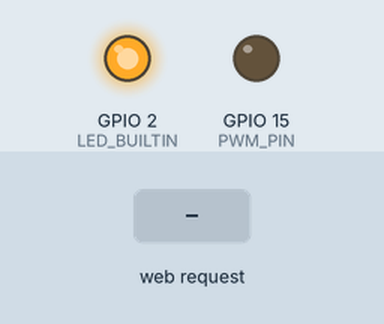
Simulated run of this sketch. Board: ESP32. Shown: output pins drawn as LEDs (lit = HIGH). Inputs (shaded band) come from the test bench. WiFi joins after 1.5 s; servers stay silent unless stated; storage starts empty; what the sketch prints to the serial monitor is not drawn.

Above: at 2.7 s.
2.8 s: HTTP request GET /sw?led=on received
At 3.7 s:
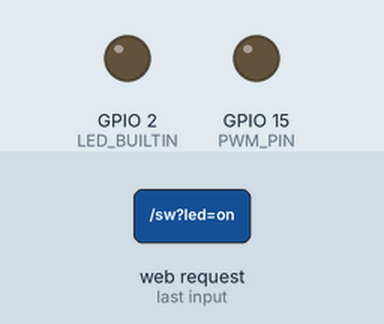
4.3 s: HTTP request GET /pwm?val=120 received
At 4.8 s:
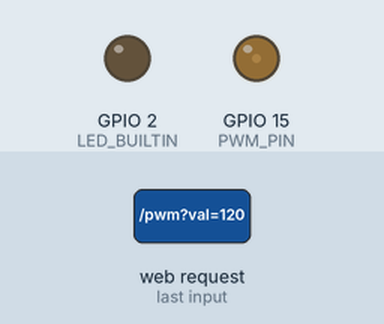
5.8 s: HTTP request GET /sw?led=off received
At 7.2 s:
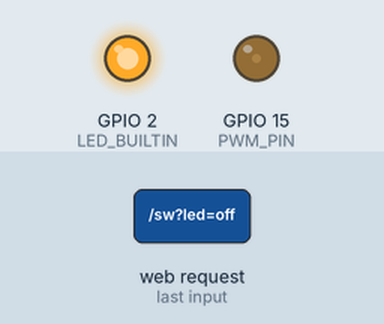
Timing chart, 0 to 8.8 s (numbered marks = the images above; inputs shaded):
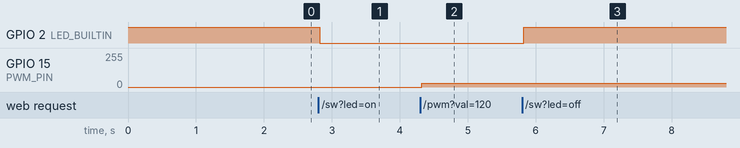

The sketch:

doy6-6.ino
```cpp
#include <WiFi.h>
#include <ESPAsyncWebServer.h>
#include <SPIFFS.h>
#define BITS 10
#define PWM_PIN 15

String pwm_val;

const char* ssid = "Wi-Fi網路名稱";
const char* password = "網路密碼";

AsyncWebServer server(80);

void setup() {
  Serial.begin(115200);
  pinMode(LED_BUILTIN, OUTPUT);
  digitalWrite(LED_BUILTIN, HIGH);
  // 設定PWM
  pinMode(PWM_PIN, OUTPUT);
  analogSetAttenuation(ADC_11db);  // 設定類比輸入電壓上限3.6V
  analogSetWidth(BITS);            // 取樣設成10位元

#if ESP_ARDUINO_VERSION >= ESP_ARDUINO_VERSION_VAL(3, 0, 0)
  ledcAttachChannel(PWM_PIN, 5000, BITS, 0);  // 接腳, 頻率, 解析度, 通道
#else
  ledcSetup(0, 5000, BITS);   // PWM預設為20KHz，10位元解析度。
  ledcAttachPin(PWM_PIN, 0);
#endif

  if (!SPIFFS.begin(true)) {
    Serial.println("掛載SPIFFS分區出錯啦～");
    return;
  }

  WiFi.mode(WIFI_STA);
  WiFi.begin(ssid, password);
  Serial.println("");

  while (WiFi.status() != WL_CONNECTED) {
    Serial.print(".");
    delay(500);
  }
  Serial.print("\nIP位址：");
  Serial.println(WiFi.localIP());

  server.serveStatic("/", SPIFFS, "/www/").setDefaultFile("index.html");
  server.serveStatic("/img", SPIFFS, "/www/img/");
  server.serveStatic("/favicon.ico", SPIFFS, "/www/favicon.ico");

  server.on("/sw", HTTP_GET, [](AsyncWebServerRequest * request) {
    if (request->hasParam("led")) {
      // 新版程式庫要求加上const宣告
      const AsyncWebParameter* p = request->getParam("led");
      if (p->value() == "on") {
        digitalWrite(LED_BUILTIN, LOW);
      } else if (p->value() == "off") {
        digitalWrite(LED_BUILTIN, HIGH);
      }
    }

    request->send(200, "text/plain", "OK!");
  });

  server.on("/pwm", HTTP_GET, [](AsyncWebServerRequest * req) {
    if (req->hasParam("val")) {
      const AsyncWebParameter* p = req->getParam("val");
      pwm_val = p->value();
    #if ESP_ARDUINO_VERSION >= ESP_ARDUINO_VERSION_VAL(3, 0, 0)
      ledcWrite(PWM_PIN, pwm_val.toInt());
    #else
      ledcWrite(0, pwm_val.toInt());
    #endif
    }

    req->send(200, "text/plain", "OK");
  });

  server.begin();
  Serial.println("HTTP伺服器開工了～");
}

void loop() { }
```

Measured:
- after the input at 2.8 s, GPIO 2 (LED_BUILTIN): HIGH → LOW at once
- after the input at 4.3 s, GPIO 15 (PWM_PIN): 0/255 → 30/255 at once
- after the input at 5.8 s, GPIO 2 (LED_BUILTIN): LOW → HIGH at once
